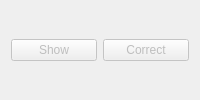
<?xml version="1.0" encoding="UTF-8"?>
<ui version="4.0">
 <class>AbstractDataChecker</class>
 <widget class="QWidget" name="AbstractDataChecker">
  <property name="windowTitle">
   <string>Abstract Data Checker</string>
  </property>
  <layout class="QVBoxLayout" name="VLAbstractDataChecker">
   <item>
    <layout class="QHBoxLayout" name="HLButtons">
     <item>
      <widget class="QPushButton" name="PBWrong">
       <property name="enabled">
        <bool>false</bool>
       </property>
       <property name="text">
        <string>Show</string>
       </property>
      </widget>
     </item>
     <item>
      <widget class="QPushButton" name="PBCorrect">
       <property name="enabled">
        <bool>false</bool>
       </property>
       <property name="text">
        <string>Correct</string>
       </property>
      </widget>
     </item>
    </layout>
   </item>
  </layout>
 </widget>
 <resources/>
 <connections/>
</ui>
